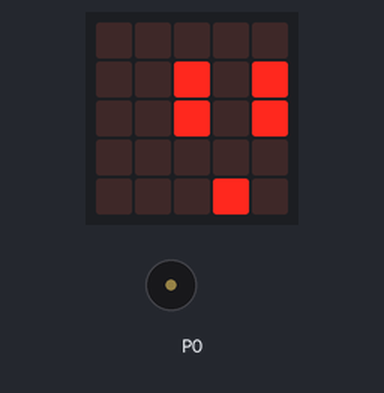
Recording of a program running on a simulated BBC micro:bit (MakeCode). Shown: the board's 5×5 LED display, buzzer (waves = sounding). At 31.1 s the program stops and its outputs stay as they are.

Above: at 2.0 s.
At 6.9 s:
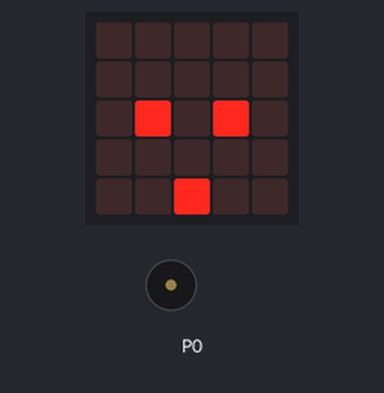
At 18.7 s:
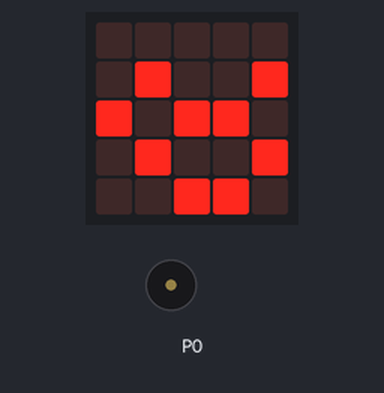
At 31.1 s:
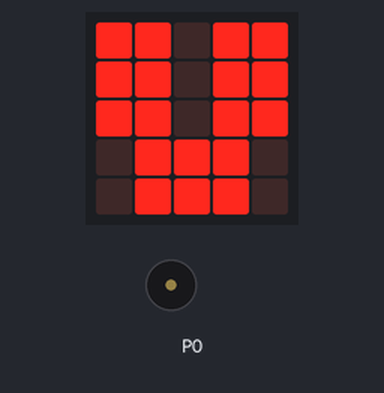
Timing chart, 0 to 32.6 s (numbered marks = the images above):
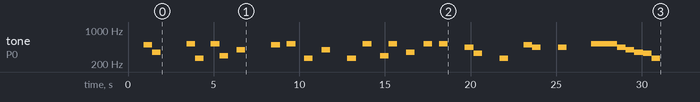

Measured:
- what the display in image 1 shows lasts 4.5 s, from 4.4 s to 8.9 s

The program:

main.ts
```typescript
basic.showLeds(`
    . . . . .
    . . # . #
    . . # . #
    . . . . .
    . . . # .
    `)
music.play(music.stringPlayable("- B F - - - C5 C ", 120), music.PlaybackMode.UntilDone)
basic.showLeds(`
    . . . . .
    . . . . .
    . # . # .
    . . . . .
    . . # . .
    `)
music.play(music.stringPlayable("C5 D - G - - - B ", 120), music.PlaybackMode.UntilDone)
basic.showLeds(`
    . . . . .
    # . # . .
    # . # . .
    . . . . .
    . # . . .
    `)
music.play(music.stringPlayable("C5 - C - G - - C ", 120), music.PlaybackMode.UntilDone)
basic.showLeds(`
    . . . . .
    . . . . .
    # . # . .
    . # # # .
    . . # . #
    `)
music.play(music.stringPlayable("C5 - D C5 - F - C5 ", 120), music.PlaybackMode.UntilDone)
basic.showLeds(`
    . . . . .
    . # . . #
    # . # # .
    . # . . #
    . . # # .
    `)
music.play(music.stringPlayable("C5 - - A E - - C ", 120), music.PlaybackMode.UntilDone)
basic.showLeds(`
    . . . . .
    # # . # #
    # # . # #
    . # # # .
    . # # # .
    `)
music.play(music.stringPlayable("- B A - - A - - ", 120), music.PlaybackMode.UntilDone)
basic.showLeds(`
    # # . # #
    # # . # #
    # # . # #
    . # # # .
    . # # # .
    `)
music.play(music.stringPlayable("C5 C5 C5 A G F E C ", 120), music.PlaybackMode.UntilDone)
```

test.ts
```typescript
// здесь помещаются тесты; они не будут скомпилированы, пока пакет используется в качестве расширения.
```
